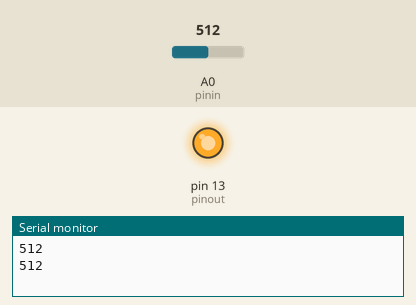
Simulated run of this sketch. Board: Arduino Uno, built with avr-gcc and run on an emulated ATmega328P. On the bench: output pins drawn as LEDs (lit = HIGH), the last lines printed to the serial monitor. The inputs (shaded band) are chosen by the test bench; at power-on: A0 (pinin) = 512.

Above: at 1.8 s.
1.9 s: A0 (pinin) set to 931
3.4 s: A0 (pinin) set to 960
At 4.5 s:
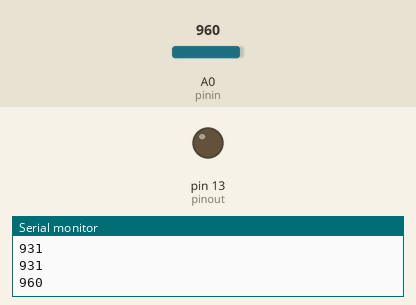
5.5 s: A0 (pinin) set to 940
At 7.2 s:
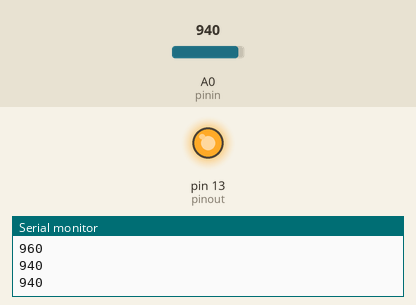
7.5 s: A0 (pinin) set to 1023
At 8.8 s:
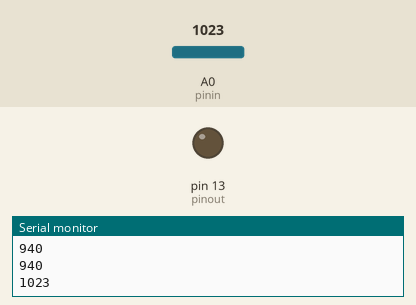
Timing chart, 0 to 10.5 s (numbered marks = the images above; inputs shaded):
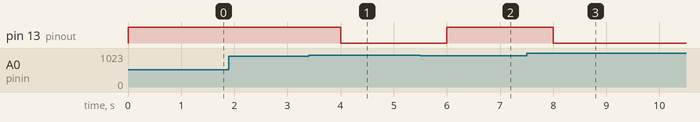

The sketch:

rain.ino
```cpp
const int pinin =A0;
const int pinout =13;
void setup() {
  // put your setup code here, to run once:
  pinMode(pinin,INPUT);
  pinMode(pinout,OUTPUT);
  Serial.begin(9600);
}

void loop() {
  // put your main code here, to run repeatedly:
  int rain=analogRead(pinin);
  Serial.print(rain);
  Serial.print("\n");
  if(rain<950){
  digitalWrite(pinout,HIGH);
  }
  else
  {

  digitalWrite(pinout,LOW);

}
  delay(1000);


}
```

Measured:
- the behaviour switches between 949 and 950 on A0 (pinin) (found by bisection; images 0 and 1)
- after the input at 3.4 s, pin 13 (pinout): HIGH → LOW after 0.60 s
- after the input at 5.5 s, pin 13 (pinout): LOW → HIGH after 0.50 s
- after the input at 7.5 s, pin 13 (pinout): HIGH → LOW after 0.50 s
